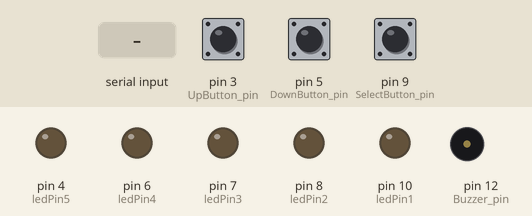
This sketch was run on a simulated Arduino Uno, built with avr-gcc and run on an emulated ATmega328P. Shown: output pins drawn as LEDs (lit = HIGH), buzzer (waves = sounding, pin HIGH). Inputs (shaded band) come from the test bench; at power-on: pin 3 (UpButton_pin) HIGH, pin 5 (DownButton_pin) HIGH, pin 9 (SelectButton_pin) HIGH.

Above: at 1.2 s.
1.3 s: "M\n" received over Serial
At 1.55 s:
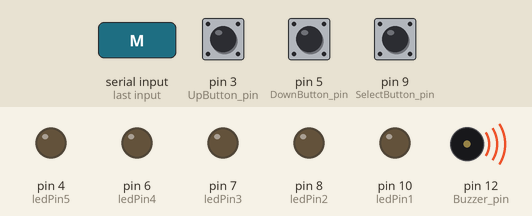
3.1 s: "1\n" received over Serial
At 4.4 s:
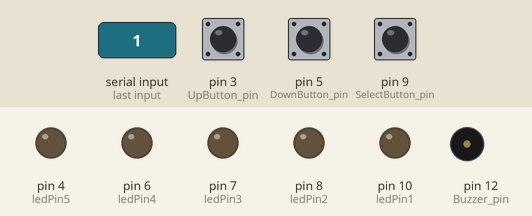
4.7 s: "2\n" received over Serial
At 5.7 s:
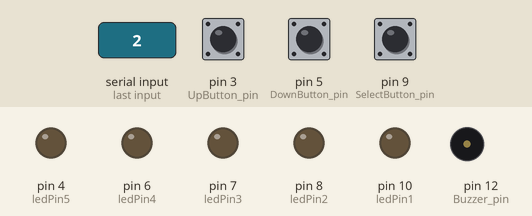
6.3 s: "3\n" received over Serial
At 6.9 s:
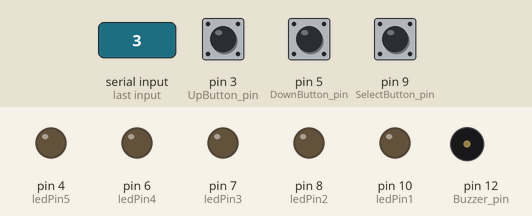
7.9 s: "4\n" received over Serial
At 9.2 s:
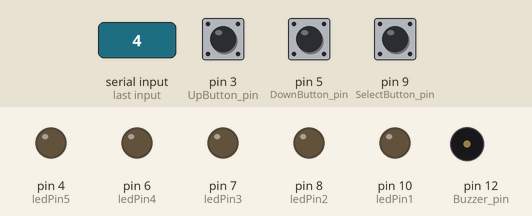
9.5 s: "5\n" received over Serial
At 10.5 s:
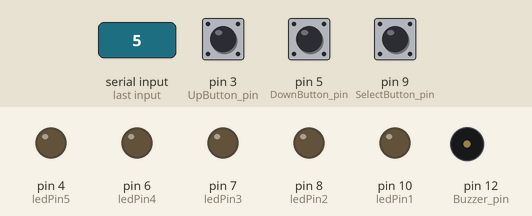
Timing chart, 0 to 12.1 s (numbered marks = the images above; inputs shaded):
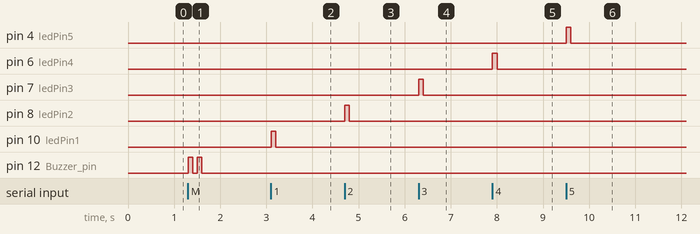

The sketch:

sketch_may27a.ino
```cpp
const int ledPin1 = 10;
const int ledPin2 = 8;
const int ledPin3 = 7;
const int ledPin4 = 6;
const int ledPin5 = 4;

void setup() {
  pinMode(ledPin1, OUTPUT); //Led pin 1
  pinMode(ledPin2,OUTPUT); //Led pin 2
  pinMode(ledPin3,OUTPUT); //Led pin 3
  pinMode(ledPin4,OUTPUT); //Led pin 4
  pinMode(ledPin5,OUTPUT); //Led pin 5
  pinMode(3,INPUT_PULLUP); //UpButton pin
  pinMode(5,INPUT_PULLUP); //DownButton pin
  pinMode(9,INPUT_PULLUP); //SelectButton pin
  pinMode(12,OUTPUT); //Buzzer pin
  Serial.begin(9600);  // Initialize serial communication
}

void loop() {
  if (Serial.available()) {
    String message = Serial.readStringUntil('\n');  // Read the incoming message until newline
    message.trim();  // Remove leading/trailing whitespaces

    if (message == "1") {
      digitalWrite(10, HIGH);
      delay(100);
      digitalWrite(10, LOW);
      delay(100);
    }
    if (message == "2") {
      digitalWrite(8, HIGH);
      delay(100);
      digitalWrite(8, LOW);
      delay(100);
    }
    if (message == "3") {
      digitalWrite(7, HIGH);
      delay(100);
      digitalWrite(7, LOW);
      delay(100);
    }
    if (message == "4") {
      digitalWrite(6, HIGH);
      delay(100);
      digitalWrite(6, LOW);
      delay(100);
    }
    if (message == "5") {
      digitalWrite(4, HIGH);
      delay(100);
      digitalWrite(4, LOW);
      delay(100);
    }
    if (message == "M") {
      digitalWrite(12, HIGH);
      delay(100);
      digitalWrite(12, LOW);
      delay(100);
      digitalWrite(12, HIGH);
      delay(100);
      digitalWrite(12, LOW);
      delay(100);
    }
  }
  if(digitalRead(3)==LOW){
    Serial.write("U");
    delay(500);
  }
  if(digitalRead(5)==LOW){
    Serial.write("D");
    delay(500);
  }
  if(digitalRead(9)==LOW){
    Serial.write("S");
    delay(500);
  }
}
```

Measured:
- after the input at 1.3 s, pin 12 (Buzzer_pin): alternates HIGH for 0.10 s and LOW for 0.10 s, 4 changes in all, then stays LOW, starting at once
- after the input at 3.1 s, pin 10 (ledPin1): LOW → HIGH at once, → LOW 0.10 s later
- after the input at 4.7 s, pin 8 (ledPin2): LOW → HIGH at once, → LOW 0.10 s later
- after the input at 6.3 s, pin 7 (ledPin3): LOW → HIGH at once, → LOW 0.10 s later
- after the input at 7.9 s, pin 6 (ledPin4): LOW → HIGH at once, → LOW 0.10 s later
- after the input at 9.5 s, pin 4 (ledPin5): LOW → HIGH at once, → LOW 0.10 s later
